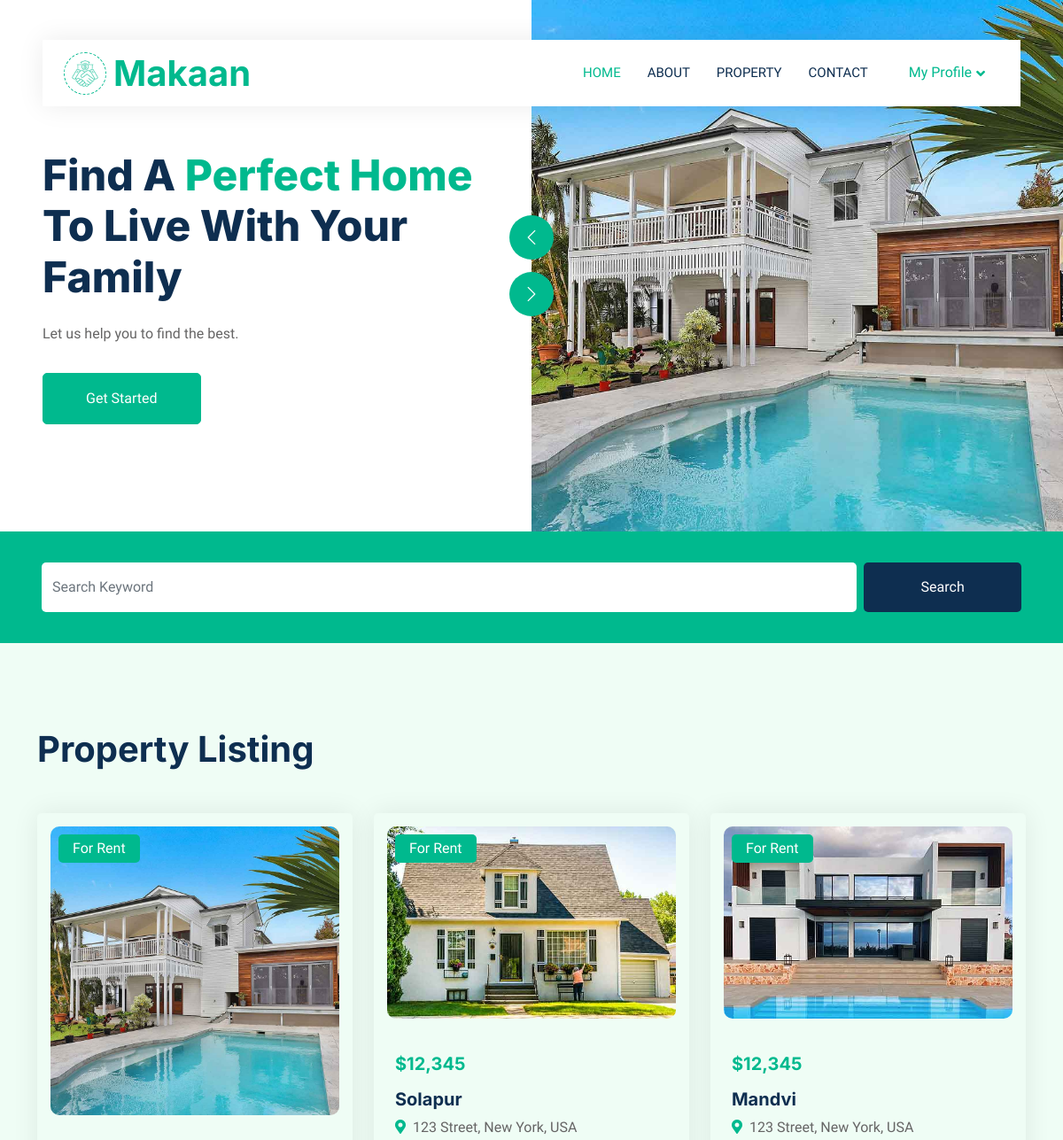
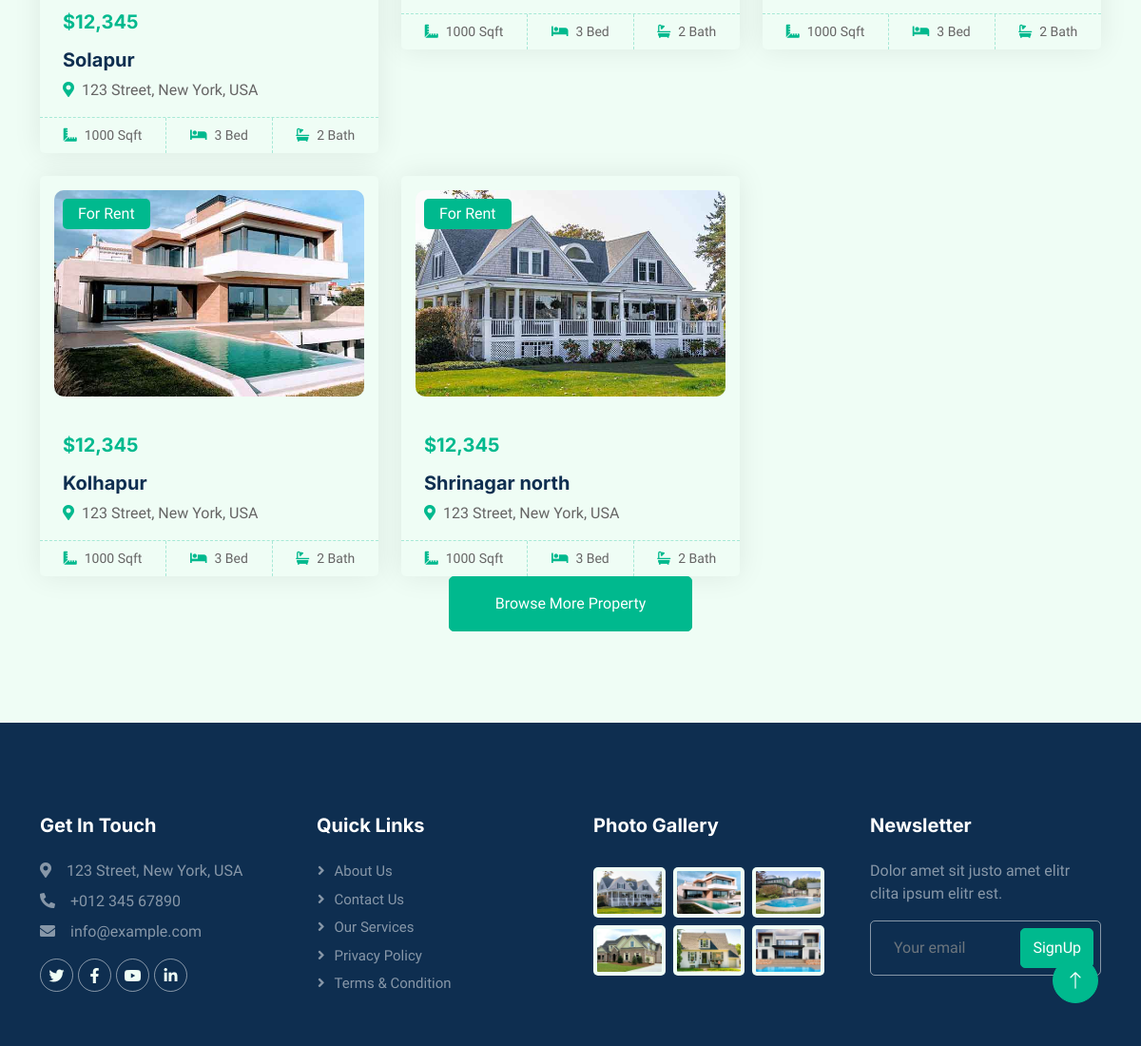
Screenshot of /Tenant/Tenant-index1.php with the database file from the repository (2 pictures, top to bottom).
### tables this page shows
CREATE TABLE `add_property` (
  `id` int(11) NOT NULL,
  `photo` varchar(255) NOT NULL,
  `country` varchar(255) NOT NULL,
  `pro` varchar(255) NOT NULL,
  `zone` varchar(255) NOT NULL,
  `district` varchar(255) NOT NULL,
  `city` varchar(255) NOT NULL,
  `vdc` varchar(255) NOT NULL,
  `ward_no` int(11) NOT NULL,
  `tole` varchar(255) NOT NULL,
  `contact` bigint(20) NOT NULL,
  `estimated_price` decimal(10,0) NOT NULL,
  `total_room` int(11) NOT NULL,
  `bed_room` int(11) NOT NULL,
  `living_room` int(11) NOT NULL,
  `kitchen` int(11) NOT NULL,
  `bathroom` int(11) NOT NULL,
  `booked` varchar(11) NOT NULL,
  `description` varchar(11) NOT NULL,
  `own_id` int(11) NOT NULL
);

### Tenant/Tenant-index1.php (the view, shortened to what this page needs)
<?php
include("Tenant-navbar.php");
?>
        <div class="container-fluid header bg-white p-0">
            <div class="row g-0 align-items-center flex-column-reverse flex-md-row">
                <div class="col-md-6 p-5 mt-lg-5">
                    <h1 class="display-5 animated fadeIn mb-4">Find A <span class="text-primary">Perfect Home</span> To Live With Your Family</h1>
                    <p class="animated fadeIn mb-4 pb-2">Let us help you to find the best.</p>
                    <a href="" class="btn btn-primary py-3 px-5 me-3 animated fadeIn">Get Started</a>
                </div>
                <div class="col-md-6 animated fadeIn">
                    <div class="owl-carousel header-carousel">
                        <div class="owl-carousel-item">
                            <img class="img-fluid" src="../img/carousel-1.jpg" alt="">
                        </div>
                    </div>
                </div>
            </div>
        </div>
        <div class="container-fluid bg-primary mb-5 wow fadeIn" data-wow-delay="0.1s" style="padding: 35px;">
            <div class="container">
                <div class="row g-2">
                    <div class="col-md-10">
                        <div class="row g-2">
                            <div class="col-md-12">
                                <input type="text" class="form-control border-0 py-3" placeholder="Search Keyword">
                            </div>
                        </div>
                    </div>
                    <div class="col-md-2">
                        <button class="btn btn-dark border-0 w-100 py-3">Search</button>
                    </div>
                </div>
            </div>
        </div>
        <div class="container-xxl py-5">
            <div class="container">
                <div class="row g-0 gx-5 align-items-end">
                    <div class="col-lg-6">
                        <div class="text-start mx-auto mb-5 wow slideInLeft" data-wow-delay="0.1s">
                            <h1 class="mb-3">Property Listing</h1>
                        </div>
                    </div>
                </div>
                <div class="tab-content">
                    <div id="tab-1" class="tab-pane fade show p-0 active">
                        <div class="row g-4 ">
                            <?php
							$con=mysqli_connect('localhost','root','','house_rent');
							$s2="select * from add_property";
							$res2=mysqli_query($con,$s2);
							$i=0;
							while($rw2=mysqli_fetch_row($res2) and $i<10)
							{
								$i=$i+1;
								?>
								<div class="col-lg-4 col-md-6 wow fadeInUp" data-wow-delay="0.5s">
									<div class="property-item rounded overflow-hidden" style="background-color:#EFFDF5">
										<div class="position-relative overflow-hidden">
											<a href="property-view.php?id=<?php echo $rw2[0]; ?>"><img class="img-fluid" src="image/<?php echo $rw2[1]; ?>" style="padding:15px;border-radius:25px"alt=""></a>
											<div class="bg-primary rounded text-white position-absolute start-0 top-0 m-4 py-1 px-3">For Rent</div>
										</div>
										<div class="p-4 pb-0">
											<h5 class="text-primary mb-3">$12,345</h5>
											<a class="d-block h5 mb-2" href=""><?php echo $rw2[6]; ?></a>
											<p><i class="fa fa-map-marker-alt text-primary me-2"></i>123 Street, New York, USA</p>
										</div>
										<div class="d-flex border-top">
											<small class="flex-fill text-center border-end py-2"><i class="fa fa-ruler-combined text-primary me-2"></i>1000 Sqft</small>
											<small class="flex-fill text-center border-end py-2"><i class="fa fa-bed text-primary me-2"></i>3 Bed</small>
											<small class="flex-fill text-center py-2"><i class="fa fa-bath text-primary me-2"></i>2 Bath</small>
										</div>
									</div>
								</div>
								<?php
							}
							?>
                            </div>
                            <div class="col-12 text-center wow fadeInUp" data-wow-delay="0.1s">
                                <a class="btn btn-primary py-3 px-5" href="">Browse More Property</a>
                            </div>
                        </div>
                    </div>
                </div>
            </div>
        <div class="container-fluid bg-dark text-white-50 footer pt-5 mt-5 wow fadeIn" data-wow-delay="0.1s">
            <div class="container py-5">
                <div class="row g-5">
                    <div class="col-lg-3 col-md-6">
                        <h5 class="text-white mb-4">Get In Touch</h5>
                        <p class="mb-2"><i class="fa fa-map-marker-alt me-3"></i>123 Street, New York, USA</p>
                        <p class="mb-2"><i class="fa fa-phone-alt me-3"></i>+012 345 67890</p>
                        <p class="mb-2"><i class="fa fa-envelope me-3"></i>info@example.com</p>
                        <div class="d-flex pt-2">
                            <a class="btn btn-outline-light btn-social" href=""><i class="fab fa-twitter"></i></a>
                            <a class="btn btn-outline-light btn-social" href=""><i class="fab fa-facebook-f"></i></a>
                            <a class="btn btn-outline-light btn-social" href=""><i class="fab fa-youtube"></i></a>
                            <a class="btn btn-outline-light btn-social" href=""><i class="fab fa-linkedin-in"></i></a>
                        </div>
                    </div>
                    <div class="col-lg-3 col-md-6">
                        <h5 class="text-white mb-4">Quick Links</h5>
                        <a class="btn btn-link text-white-50" href="">About Us</a>
                        <a class="btn btn-link text-white-50" href="">Contact Us</a>
                        <a class="btn btn-link text-white-50" href="">Our Services</a>
                        <a class="btn btn-link text-white-50" href="">Privacy Policy</a>
                        <a class="btn btn-link text-white-50" href="">Terms & Condition</a>
                    </div>
                    <div class="col-lg-3 col-md-6">
                        <h5 class="text-white mb-4">Photo Gallery</h5>
                        <div class="row g-2 pt-2">
                            <div class="col-4">
                                <img class="img-fluid rounded bg-light p-1" src="../img/property-1.jpg" alt="">
                            </div>
                            <div class="col-4">
                                <img class="img-fluid rounded bg-light p-1" src="../img/property-2.jpg" alt="">
                            </div>
                            <div class="col-4">
                                <img class="img-fluid rounded bg-light p-1" src="../img/property-3.jpg" alt="">
                            </div>
                            <div class="col-4">
                                <img class="img-fluid rounded bg-light p-1" src="../img/property-4.jpg" alt="">
                            </div>
                            <div class="col-4">
                                <img class="img-fluid rounded bg-light p-1" src="../img/property-5.jpg" alt="">
                            </div>
                            <div class="col-4">
                                <img class="img-fluid rounded bg-light p-1" src="../img/property-6.jpg" alt="">
                            </div>
                        </div>
                    </div>
                    <div class="col-lg-3 col-md-6">
                        <h5 class="text-white mb-4">Newsletter</h5>
                        <p>Dolor amet sit justo amet elitr clita ipsum elitr est.</p>
                        <div class="position-relative mx-auto" style="max-width: 400px;">
                            <input class="form-control bg-transparent w-100 py-3 ps-4 pe-5" type="text" placeholder="Your email">
                            <button type="button" class="btn btn-primary py-2 position-absolute top-0 end-0 mt-2 me-2">SignUp</button>
                        </div>
                    </div>
                </div>
            </div>
        </div>
        <a href="#" class="btn btn-lg btn-primary btn-lg-square back-to-top"><i class="bi bi-arrow-up"></i></a>

### css/style.css (style rules this page uses)
:root { --primary: #00B98E; --secondary: #FF6922; --light: #EFFDF5; --dark: #0E2E50; }
.back-to-top { position: fixed; display: none; right: 45px; bottom: 45px; z-index: 99; }
.btn { transition: .5s; }
.btn.btn-primary, .btn.btn-secondary { color: #FFFFFF; }
.btn-lg-square { width: 48px; height: 48px; }
.btn-square, .btn-sm-square, .btn-lg-square { padding: 0; display: flex; align-items: center; justify-content: center; font-weight: normal; border-radius: 50px; }
@media (min-width: 992px) { .header { margin-top: -120px; } }
.property-item { box-shadow: 0 0 30px rgba(0, 0, 0, .08); }
.property-item img { transition: .5s; }
.property-item .border-top { border-top: 1px dashed rgba(0, 185, 142, .3) !important; }
.property-item .border-end { border-right: 1px dashed rgba(0, 185, 142, .3) !important; }
.footer .btn.btn-social { margin-right: 5px; width: 35px; height: 35px; display: flex; align-items: center; justify-content: center; color: var(--light); border: 1px solid rgba(255,255,255,0.5); border-radius: 35px; transition: .3s; }
.footer .btn.btn-link { display: block; margin-bottom: 5px; padding: 0; text-align: left; font-size: 15px; font-weight: normal; text-transform: capitalize; transition: .3s; }
.footer .btn.btn-link::before { position: relative; content: "\f105"; font-family: "Font Awesome 5 Free"; font-weight: 900; margin-right: 10px; }
.footer .form-control { border-color: rgba(255,255,255,0.5); }

### rows the page displays
add_property: photo (picture), city "Solapur"
add_property: photo (picture), city "Solapur"
add_property: photo (picture), city "Mandvi"
add_property: photo (picture), city "Kolhapur"
add_property: photo (picture), city "Shrinagar north"
